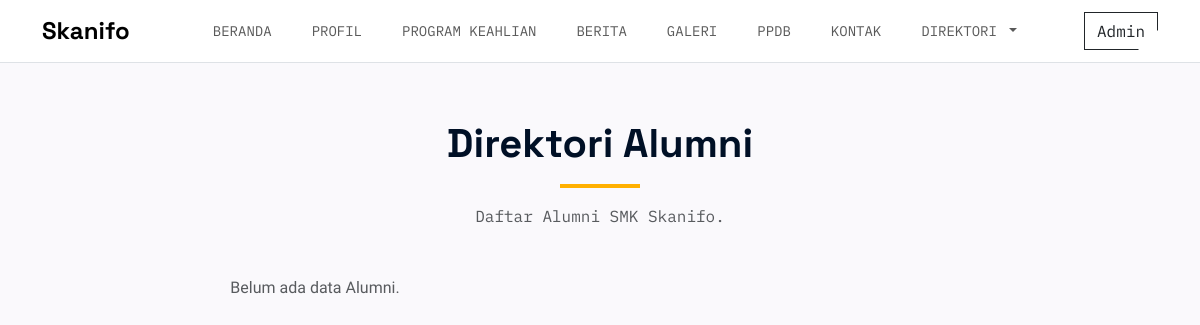
The page /page/direktori/direktori_alumni.php on the database as committed earlier.
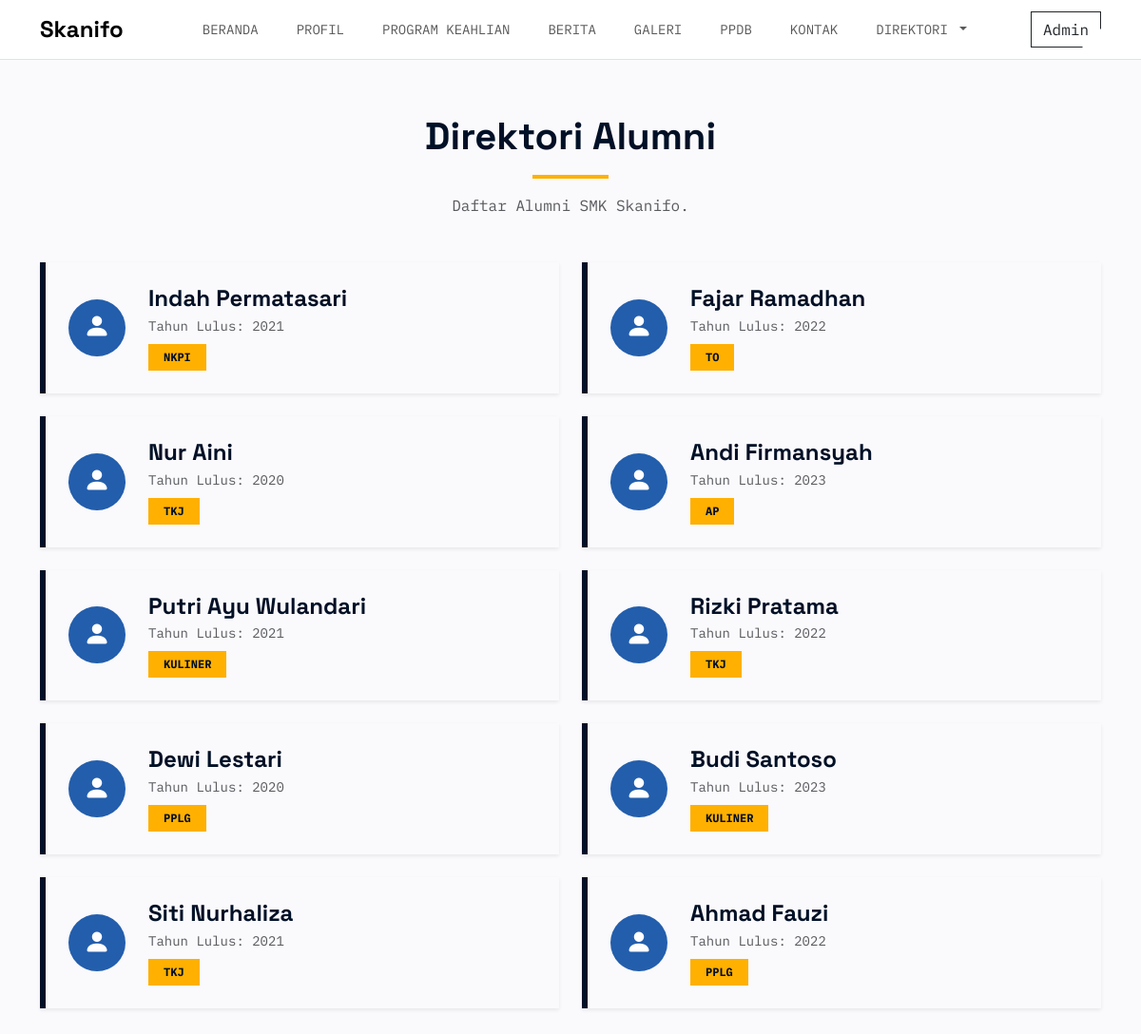
The same page on the database as committed later.
### tables this page shows
CREATE TABLE `tb_alumni` (
  `id_alumni` int NOT NULL,
  `nama_alumni` text NOT NULL,
  `alumni_jurusan` text NOT NULL,
  `tahun_lulus` text NOT NULL
);

### page/direktori/direktori_alumni.php (the view, shortened to what this page needs)
<!DOCTYPE html>
<html lang="en">
<head>
    <link href="https://cdn.jsdelivr.net/npm/bootstrap@5.3.8/dist/css/bootstrap.min.css" rel="stylesheet">
    <link rel="stylesheet" href="https://cdn.jsdelivr.net/npm/bootstrap-icons@1.11.3/font/bootstrap-icons.css">
    <link rel="stylesheet" href="../../assets/css/style.css">
</head>
<body data-bs-spy="scroll" data-bs-target="#mainNav" data-bs-offset="90" tabindex="0">
    <nav class="navbar navbar-expand-lg navbar-light bg-white fixed-top border-bottom" id="mainNav">
        <div class="container">
            <a class="navbar-brand font-headline fw-bold fs-4" href="#beranda">Skanifo</a>
            <div class="collapse navbar-collapse" id="navbarMain">
                <ul class="navbar-nav mx-auto gap-lg-4 font-mono text-uppercase small mt-3 mt-lg-0">
                    <li class="nav-item"><a class="nav-link" href="../../index.php#beranda">Beranda</a></li>
                    <li class="nav-item"><a class="nav-link" href="../../index.php#profil">Profil</a></li>
                    <li class="nav-item"><a class="nav-link" href="../../index.php#program-keahlian">Program Keahlian</a></li>
                    <li class="nav-item"><a class="nav-link" href="../../index.php#berita">Berita</a></li>
                    <li class="nav-item"><a class="nav-link" href="../../index.php#galeri">Galeri</a></li>
                    <li class="nav-item"><a class="nav-link" href="../../index.php#ppdb">PPDB</a></li>
                    <li class="nav-item"><a class="nav-link" href="../../index.php#guestbook">Kontak</a></li>
                    <li class="nav-item dropdown">
                        <a class="nav-link dropdown-toggle" href="#" role="button" data-bs-toggle="dropdown" aria-expanded="false">
                            Direktori
                        </a>
                    </li>
                </ul>
                <a href="../../login.php"
                    class="btn btn-outline-dark font-mono small rounded-0 clip-diag mb-2 mb-lg-0">Admin</a>
            </div>
        </div>
    </nav>
    <main class="container" style="margin-top: 120px; margin-bottom: 80px; min-height: 60vh;">
        <div class="text-center mb-5">
            <h1 class="font-headline fw-bold" style="color: var(--skn-primary);">Direktori Alumni</h1>
            <div class="mx-auto mt-3" style="width: 80px; height: 4px; background-color: var(--skn-amber);"></div>
            <p class="text-muted mt-3 font-mono">Daftar Alumni SMK Skanifo.</p>
        </div>
        <div class="row row-cols-1 row-cols-md-2 g-4">
            <?php
            include '../../function/connect.php';
            $data = mysqli_query($koneksi, "SELECT * FROM tb_alumni ORDER BY id_alumni DESC");
            if(mysqli_num_rows($data) > 0){
                while($row = mysqli_fetch_array($data)){
                    ?>
                    <div class="col">
                        <div class="card border-0 shadow-sm rounded-0 h-100" style="border-left: 6px solid var(--skn-primary) !important; background-color: var(--skn-bg);">
                            <div class="card-body d-flex align-items-center gap-4 p-4">
                                <div class="rounded-circle d-flex align-items-center justify-content-center flex-shrink-0" style="width: 60px; height: 60px; background-color: var(--skn-secondary); color: white;">
                                    <i class="bi bi-person-fill fs-3"></i>
                                </div>
                                <div>
                                    <h4 class="font-headline fw-bold mb-1" style="color: var(--skn-primary);"><?php echo htmlspecialchars($row['nama_alumni']); ?></h4>
                                    <div class="font-mono text-muted mb-2 small">Tahun Lulus: <?php echo htmlspecialchars($row['tahun_lulus']); ?></div>
                                    <span class="badge rounded-0 px-3 py-2 text-uppercase font-mono" style="background-color: var(--skn-amber); color: var(--skn-primary);">
                                        <?php echo htmlspecialchars($row['alumni_jurusan']); ?>
                                    </span>
                                </div>
                            </div>
                        </div>
                    </div>
                    <?php
                }
            } else {
                echo "<div class='col-12 text-center text-muted'>Belum ada data Alumni.</div>";
            }
            ?>
        </div>
    </main>
</body>
</html>

### assets/css/style.css (style rules this page uses)
:root { --skn-primary: #001026; --skn-secondary: #235eac; --skn-amber: #ffb000; --skn-bg: #faf9fc; --skn-muted: #44474e; --skn-surface-high: #e9e7eb; --font-headline: "Space Grotesk", sans-serif; --font-body: "Public Sans", sans-serif; --font-mono: "IBM Plex Mono", monospace; }
body { background-color: var(--skn-bg); color: var(--skn-primary); font-family: var(--font-body); }
.font-headline { font-family: var(--font-headline); }
.font-mono { font-family: var(--font-mono); }
html { scroll-behavior: smooth; scroll-padding-top: 70px; }
.clip-diag { clip-path: polygon( 0 0, 100% 0, 100% calc(100% - 20px), calc(100% - 20px) 100%, 0 100% ); }

Rows that differ between the two databases and show on the page:
added tb_alumni: nama_alumni "Indah Permatasari", tahun_lulus "2021", alumni_jurusan "NKPI"
added tb_alumni: nama_alumni "Fajar Ramadhan", tahun_lulus "2022", alumni_jurusan "TO"
added tb_alumni: nama_alumni "Nur Aini", tahun_lulus "2020", alumni_jurusan "TKJ"
added tb_alumni: nama_alumni "Andi Firmansyah", tahun_lulus "2023", alumni_jurusan "AP"
added tb_alumni: nama_alumni "Putri Ayu Wulandari", tahun_lulus "2021", alumni_jurusan "KULINER"
added tb_alumni: nama_alumni "Rizki Pratama", tahun_lulus "2022", alumni_jurusan "TKJ"
added tb_alumni: nama_alumni "Dewi Lestari", tahun_lulus "2020", alumni_jurusan "PPLG"
added tb_alumni: nama_alumni "Budi Santoso", tahun_lulus "2023", alumni_jurusan "KULINER"
added tb_alumni: nama_alumni "Siti Nurhaliza", tahun_lulus "2021", alumni_jurusan "TKJ"
added tb_alumni: nama_alumni "Ahmad Fauzi", tahun_lulus "2022", alumni_jurusan "PPLG"
Other text that changed with them:
text no longer shown: "Belum ada data Alumni."
